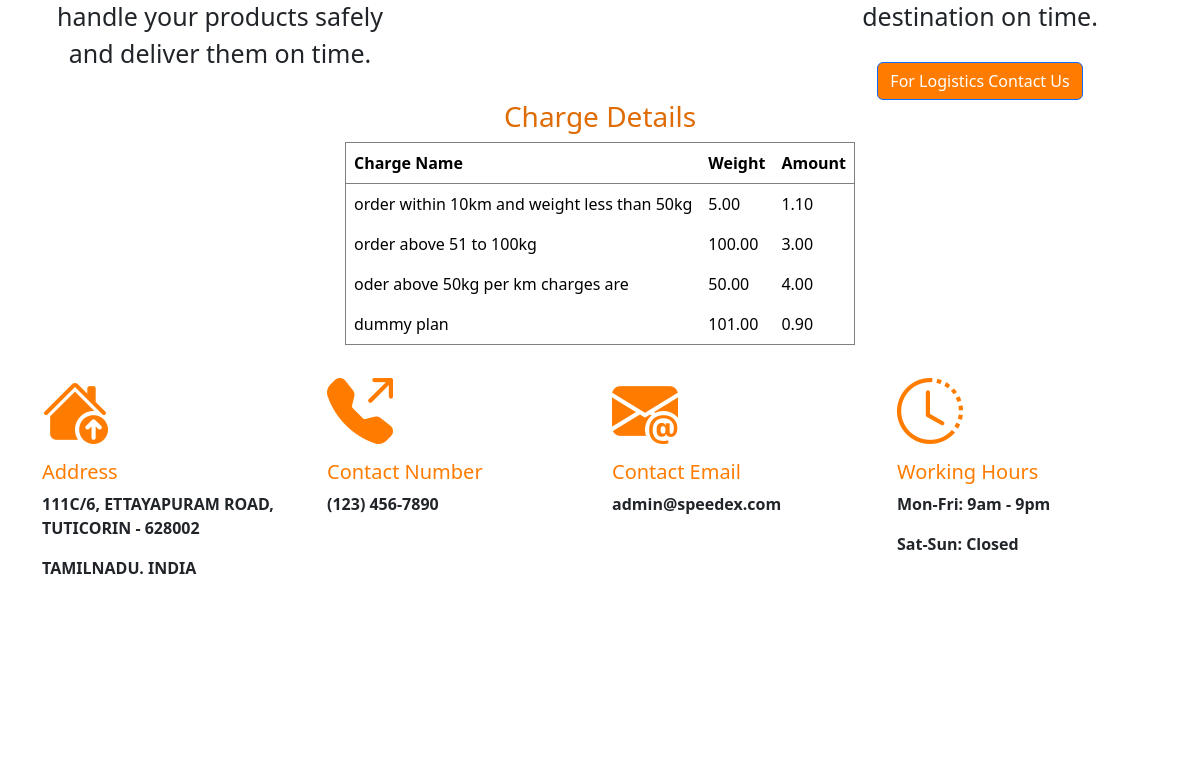
Before: / (lower part) with the older database file.
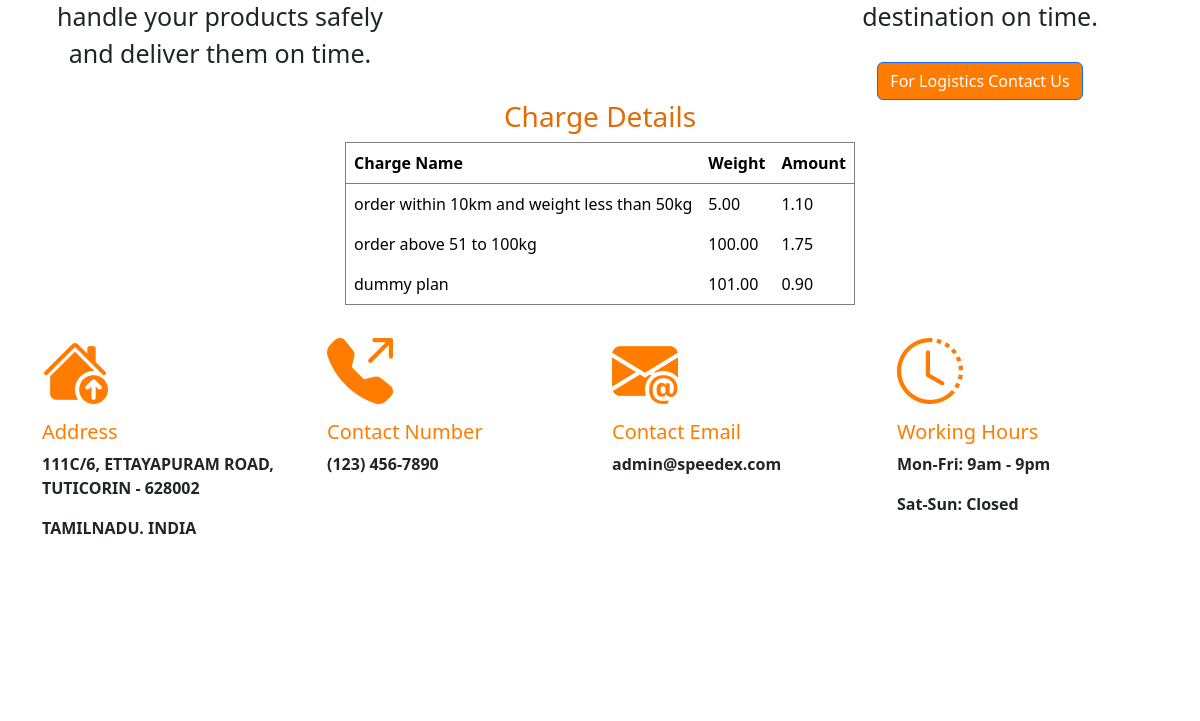
After: the same page with the newer database file.
### BranchesInfo/models.py (models this page shows, shortened)
class ChargeDetails(models.Model):
    PlanCode = models.BigAutoField(primary_key=True)
    Description = models.CharField(max_length=500, null=True)
    Weight = models.DecimalField(max_digits=10, decimal_places=2, null=False)
    Amount = models.DecimalField(max_digits=15, decimal_places=2, null=False)

### homeapp/views.py (the view)
# urls.py: 2. Add a URL to urlpatterns:  path('', views.home, name='home')
def home(request):
    charge_details = ChargeDetails.objects.all()
    return render(request, 'homePage.html', {'charge_details': charge_details})

### homeapp/templates/homePage.html (shortened to what this page needs)
<!DOCTYPE html>
<html lang="en">
  {% load static %}
<head>
  <link href="https://cdn.jsdelivr.net/npm/bootstrap@5.3.3/dist/css/bootstrap.min.css" rel="stylesheet"
>
    <link href="https://cdn.jsdelivr.net/npm/bootstrap-icons/font/bootstrap-icons.css" rel="stylesheet">
    <link href="https://cdn.jsdelivr.net/npm/bootstrap-icons@1.9.0/font/bootstrap-icons.css" rel="stylesheet">
</head>
<body>
      <div class="container text-center" style="margin-top: 13px;">
        <div class="row align-items-start">
          <div class="col">
            <p style="font-size:25px;">
            </p>
          </div>
          <div class="col">
          </div>
          <div class="col">
            <p style="font-size:25px;">
            </p>
            <a href="{% url 'userManagement:feedback'%}" class="btn btn-primary" style="margin-top: 11px; background-color: #FF7C00;">For Logistics Contact Us</a>
          </div>
        </div>
      </div>
      <div class="pricelist">
        <h3 style="text-align: center; color: #df6b05;">Charge Details</h3>
        <div class="tablediv table table-bordered" >
          <table>
              <thead>
                  <tr>
                      <th>Charge Name</th>
                      <th>Weight</th>
                      <th>Amount</th>
                  </tr>
              </thead>
              <tbody>
                  {% for detail in charge_details %}
                  <tr>
                      <td>{{ detail.Description }}</td>
                      <td>{{ detail.Weight }}</td>
                      <td>{{ detail.Amount }}</td>
                  </tr>
                  {% endfor %}
              </tbody>
          </table>
        </div>
      </div>
    <footer class="bg-white">
      <div class="container">
        <div class="row">
          <div class="col-md-3">
            <i class="bi bi-house-up-fill house-icon" style="color: rgb(255, 124, 0);"></i>
            <h5 class="footer-heading">Address</h5>
            <p>111C/6, ETTAYAPURAM ROAD, TUTICORIN - 628002</p>
            <p>TAMILNADU. INDIA</p>
          </div>
          <div class="col-md-3">
            <i class="bi bi-telephone-outbound-fill telephone" style="color: rgb(255, 124, 0);"></i>
            <h5 class="footer-heading">Contact Number</h5>
            <p>(123) 456-7890</p>
          </div>
          <div class="col-md-3">
            <i class="bi bi-envelope-at-fill email" style="color: rgb(255, 124, 0);"></i>
            <h5 class="footer-heading">Contact Email</h5>
            <p>admin@speedex.com</p>
          </div>
          <div class="col-md-3">
            <i class="bi bi-clock-history clock" style="color: rgb(255, 124, 0);"></i>
            <h5 class="footer-heading">Working Hours</h5>
            <p>Mon-Fri: 9am - 9pm</p>
            <p>Sat-Sun: Closed</p>
          </div>
        </div>
      </div>
    </footer>
</body>
</html>

Changed rows visible on the page:
removed ChargeDetails: Description "oder above 50kg per km charges are", Weight "50.00", Amount "4.00"
changed ChargeDetails "order above 51 to 100kg": Amount "3.00" → "1.75"
